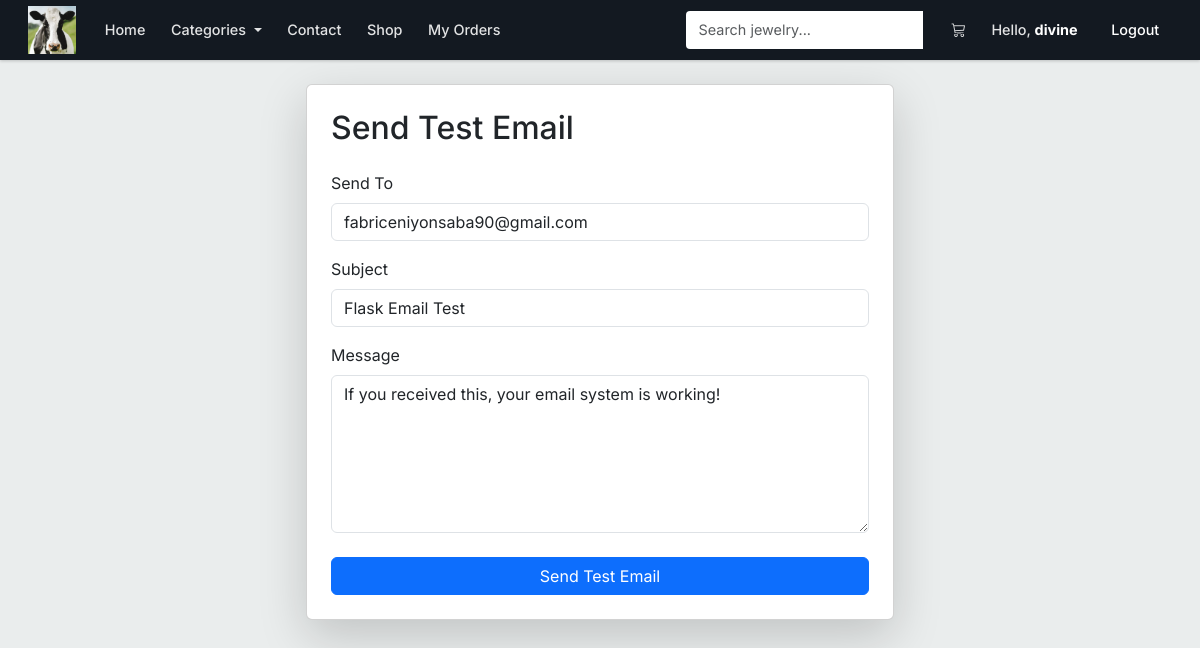
The app's page /test-email (signed in) with its own data.
### market/models.py (models this page shows, shortened)
class SiteSettings(db.Model):
    __tablename__ = 'site_settings'
    id               = db.Column(db.Integer, primary_key=True)
    business_name    = db.Column(db.String(100), nullable=False, default='Hope Collection')
    tagline          = db.Column(db.String(255), default='Your one-stop boutique for elegance.')
    logo_url         = db.Column(db.String(255), default='')
    meta_description = db.Column(db.String(255), default='Hope Collection - Quality jewelry, electronics, and accessories.')
    whatsapp_number  = db.Column(db.String(20), nullable=False, default='250789174857')
    contact_email    = db.Column(db.String(120), nullable=False, default='niyonsabafabrice03@gmail.com')
    business_phone   = db.Column(db.String(20))
    business_address = db.Column(db.String(255))
    facebook_url     = db.Column(db.String(255))
    instagram_url    = db.Column(db.String(255))
    currency_code    = db.Column(db.String(10), default='RWF')
    delivery_fee     = db.Column(db.Integer, default=0)
    about_content    = db.Column(db.Text, default='Welcome to Hope Collection. We provide quality products and services.')
    payment_methods  = db.Column(db.Text, default='[{"id":"wallet","name":"Wallet Balance","enabled":true},{"id":"mtn","name":"MTN Mobile Money","enabled":true},{"id":"equity","name":"Equity Bank Transfer","enabled":true}]')

class User(db.Model, UserMixin):  # ✅ FIXED: only ONE User class (merged both into this one)
    __tablename__ = 'user'
    id               = db.Column(db.Integer, primary_key=True)
    username         = db.Column(db.String(100), nullable=False, unique=True)
    email_address    = db.Column(db.String(120), nullable=False, unique=True)
    password_hash    = db.Column(db.String(200), nullable=False)
    budget           = db.Column(db.Integer, nullable=False, default=1000)
    is_admin         = db.Column(db.Boolean, default=False)
    created_at       = db.Column(db.DateTime, default=lambda: datetime.now(timezone.utc))
    top_up_requests  = db.relationship(
                            'TopUpRequest',
                            backref='requester',           # ✅ FIXED: renamed backref to avoid clash with Transaction backref 'user'
                            lazy=True,
                            foreign_keys='TopUpRequest.user_id'
                        )
    transactions     = db.relationship('Transaction', backref='user', lazy=True)  # ✅ FIXED: moved here from duplicate class
    @property
    def password(self):
        raise AttributeError('Password is not a readable attribute!')

### market/routes.py (the view, shortened to what this page needs)
@app.route('/test-email', methods=['GET', 'POST'])
@login_required
def test_email():
    form = TestEmailForm(
        to=current_user.email_address,
        subject='Flask Email Test',
        message='If you received this, your email system is working!'
    )
    return render_template('test_email.html', form=form)

### market/forms.py
class TestEmailForm(FlaskForm):
    to = StringField(
        label='Send To',
        validators=[DataRequired(), Email()]
    )
    subject = StringField(
        label='Subject',
        validators=[DataRequired(), Length(max=120)]
    )
    message = TextAreaField(
        label='Message',
        validators=[DataRequired(), Length(max=1000)]
    )
    submit = SubmitField(label='Send Test Email')

### market/models.py (called while the page is built)
@login_manager.user_loader
def load_user(user_id):
    return db.session.get(User, int(user_id))  # ✅ FIXED: replaced deprecated User.query.get()

### market/templates/test_email.html (shortened to what this page needs)
{% extends 'base.html' %}
{% block content %}
<div class="row justify-content-center">
    <div class="col-md-7 col-lg-6">
        <div class="card shadow-lg mt-4">
            <div class="card-body p-4">
                <h2 class="card-title mb-4">Send Test Email</h2>
                <form method="POST">
                    <div class="mb-3">
                        {{ form.to.label(class="form-label") }}
                        {% if form.to.errors %}
                            {{ form.to(class="form-control is-invalid") }}
                            <div class="invalid-feedback">
                                {% for error in form.to.errors %}
                                    <span>{{ error }}</span>
                                {% endfor %}
                            </div>
                        {% else %}
                            {{ form.to(class="form-control", placeholder="recipient@example.com") }}
                        {% endif %}
                    </div>
                    <div class="mb-3">
                        {{ form.subject.label(class="form-label") }}
                        {% if form.subject.errors %}
                            {{ form.subject(class="form-control is-invalid") }}
                            <div class="invalid-feedback">
                                {% for error in form.subject.errors %}
                                    <span>{{ error }}</span>
                                {% endfor %}
                            </div>
                        {% else %}
                            {{ form.subject(class="form-control") }}
                        {% endif %}
                    </div>
                    <div class="mb-4">
                        {{ form.message.label(class="form-label") }}
                        {% if form.message.errors %}
                            {{ form.message(class="form-control is-invalid", rows="6") }}
                            <div class="invalid-feedback">
                                {% for error in form.message.errors %}
                                    <span>{{ error }}</span>
                                {% endfor %}
                            </div>
                        {% else %}
                            {{ form.message(class="form-control", rows="6") }}
                        {% endif %}
                    </div>
                    {{ form.submit(class="btn btn-primary w-100") }}
                </form>
            </div>
        </div>
    </div>
</div>
{% endblock %}

### market/templates/base.html (shortened to what this page needs)
<!DOCTYPE html>
<html lang="en">
<head>
    <link href="https://cdn.jsdelivr.net/npm/bootstrap@5.3.0/dist/css/bootstrap.min.css" rel="stylesheet">
    <link rel="stylesheet" href="https://cdn.jsdelivr.net/npm/bootstrap-icons@1.11.3/font/bootstrap-icons.css">
    <link rel="stylesheet" href="{{ url_for('static', filename='css/storefront.css') }}">
</head>
<body>
<nav class="navbar navbar-expand-lg navbar-light sticky-top navbar-custom">
    <div class="container-fluid">
        <a class="navbar-brand" href="{{ url_for('home_page') }}">
            {% if site_settings.logo_url and site_settings.logo_url != '/static/images/logo.png' and site_settings.logo_url != '/static/images/logos/hope-collection-logo.svg' %}
                <img src="{{ site_settings.logo_url }}" alt="{{ site_settings.business_name }} logo" class="brand-logo" onerror="this.classList.add('d-none'); this.nextElementSibling.classList.remove('d-none'); this.nextElementSibling.nextElementSibling.classList.remove('d-none');">
            {% endif %}
        </a>
        <div class="collapse navbar-collapse" id="navbarNav">
            <ul class="navbar-nav me-auto">
                <li class="nav-item">
                    <a class="nav-link px-3" href="{{ url_for('home_page') }}">Home</a>
                </li>
                <li class="nav-item dropdown">
                    <a class="nav-link dropdown-toggle px-3" href="#" id="navbarDropdown" role="button" data-bs-toggle="dropdown">
                        Categories
                    </a>
                </li>
                <li class="nav-item">
                    <a class="nav-link px-3" href="{{ url_for('contact_page') }}">Contact</a>
                </li>
                {% if current_user.is_authenticated %}
                <li class="nav-item">
                    <a class="nav-link px-3" href="{{ url_for('market_page') }}">Shop</a>
                </li>
                <li class="nav-item">
                    <a class="nav-link px-3" href="{{ url_for('transaction_history') }}">My Orders</a>
                </li>
                {% endif %}
            </ul>
            <form class="d-flex me-lg-3 my-2 my-lg-0">
                <div class="input-group">
                    <input class="form-control search-bar-nav" type="search" placeholder="Search jewelry..." aria-label="Search">
                </div>
            </form>
            <ul class="navbar-nav align-items-lg-center">
                {% if current_user.is_authenticated %}
                    <li class="nav-item">
                        <a class="nav-link px-3" href="{{ url_for('view_cart') }}">
                            <i class="bi bi-cart3"></i>
                            {% set cart = session.get('cart', []) %}
                        </a>
                    </li>
                    <li class="nav-item">
                        <span class="nav-link px-3 nav-greeting">Hello, <strong>{{ current_user.username }}</strong></span>
                    </li>
                    <li class="nav-item">
                        <a class="nav-link btn btn-sm btn-outline-dark ms-lg-2" href="{{ url_for('logout_page') }}">Logout</a>
                    </li>
                {% endif %}
            </ul>
        </div>
    </div>
</nav>
<main>
    {% block content %}
    {% endblock %}
</main>
</body>
</html>

### market/static/css/storefront.css (style rules this page uses)
:root { --ink: #0f1111; --muted: #565959; --paper: #eaeded; --cream: #f3efe7; --line: rgba(15, 17, 17, 0.11); --gold: #c7923e; --green: #198754; --amazon-blue: #146eb4; --amazon-orange: #febd69; --amazon-yellow: #f3a847; --card-bg: #ffffff; --hero-gradient: linear-gradient(135deg, #1a1a2e, #16213e, #0f3460); --shadow-sm: 0 2px 5px rgba(0,0,0,0.06); --shadow-md: 0 4px 12px rgba(0,0,0,0.10); --shadow-lg: 0 8px 30px rgba(0,0,0,0.12); --mtn-color: #ffcc00; --mtn-dark: #e6b800; --equity-color: #1a5276; --equity-light: #2e86c1; --wallet-color: #198754; --wallet-light: #20c997; }
* { letter-spacing: 0; box-sizing: border-box; }
body { color: var(--ink); background: var(--paper); font-family: Inter, ui-sans-serif, system-ui, -apple-system, BlinkMacSystemFont, "Segoe UI", sans-serif; }
.navbar-custom { background: #131921; border-bottom: none; box-shadow: 0 1px 3px rgba(0,0,0,0.2); padding: 0.2rem 1rem; min-height: 60px; }
.navbar-custom .container-fluid { max-width: 1280px; }
.navbar-brand { align-items: center; color: #fff !important; display: inline-flex; gap: 0.75rem; font-weight: 700; font-size: 1.35rem; text-decoration: none; transition: opacity 0.2s; padding: 0; }
.brand-logo { height: 48px; width: auto; max-width: 200px; object-fit: contain; border-radius: 0; margin-right: 0; background: transparent; border: none; filter: brightness(1.05); transition: opacity 0.25s ease; }
.navbar-custom .nav-link { color: rgba(255,255,255,0.88) !important; font-weight: 500; font-size: 0.9rem; padding: 0.5rem 0.8rem !important; border-radius: 3px; transition: all 0.15s ease; }
.nav-greeting { color: rgba(255,255,255,0.8) !important; font-size: 0.85rem; background: transparent !important; border-radius: 3px; padding: 0.4rem 0.6rem !important; }
.nav-greeting strong { color: #fff; }
.search-bar-nav { background: #fff; border: 1px solid transparent; color: #0f1111 !important; border-radius: 4px 0 0 4px; font-size: 0.9rem; min-height: 38px; }
.navbar-custom .btn-outline-dark { border-color: rgba(255,255,255,0.3); color: #fff !important; }

### records on screen
SiteSettings: logo_url (picture)
User: username "divine"
